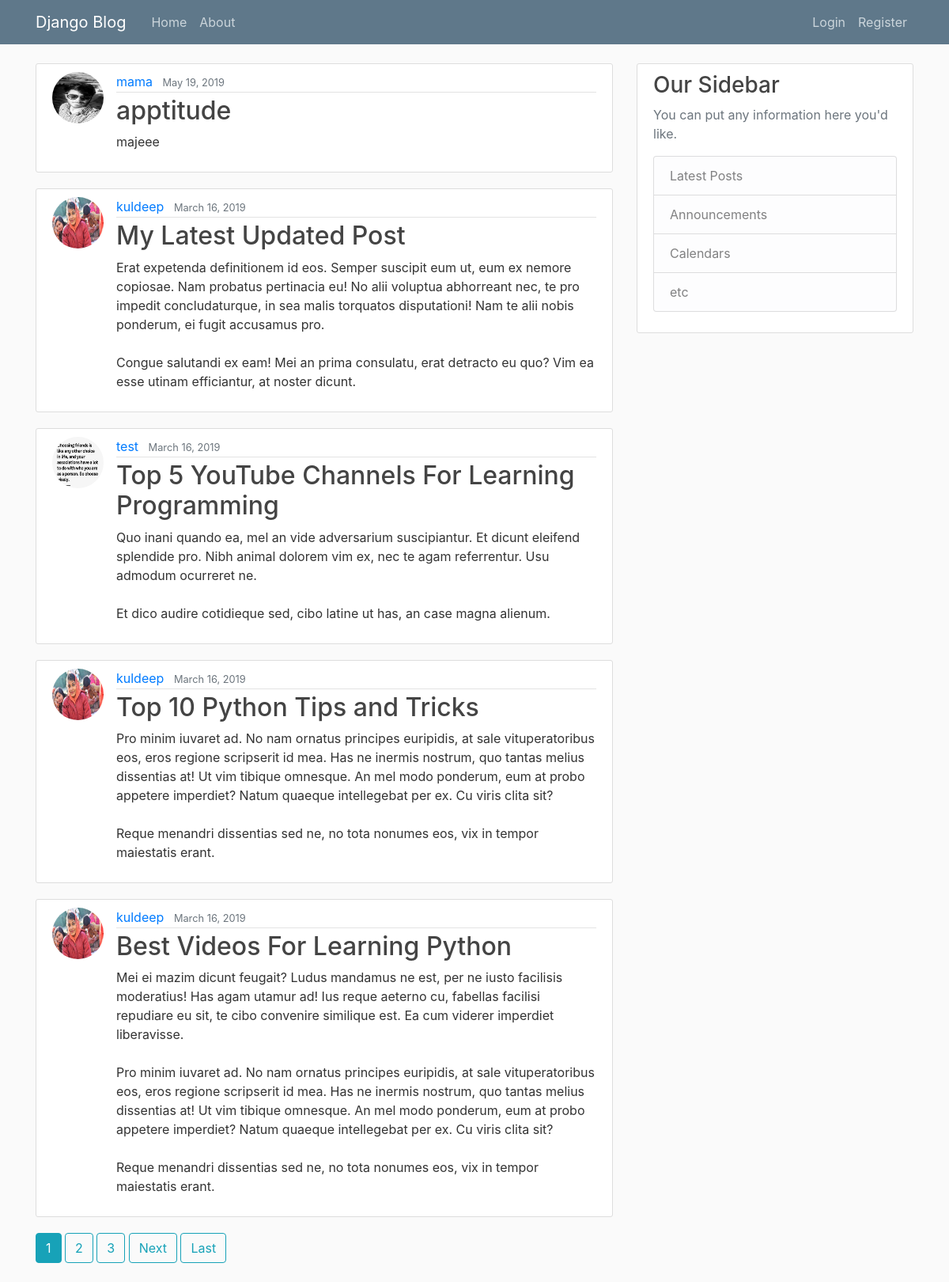
The page / on the database its author committed.
### blog/models.py (models this page shows, shortened)
class Post(models.Model):
    title = models.CharField(max_length=100)
    content = models.TextField()
    date_posted = models.DateTimeField(default=timezone.now)
    author = models.ForeignKey(User, on_delete=models.CASCADE)

### users/models.py (models this page shows, shortened)
class Profile(models.Model):
    user = models.OneToOneField(User, on_delete=models.CASCADE)
    image = models.ImageField(default='default.jpg', upload_to='profile_pics')

### blog/views.py (the view)
# urls.py: path('', PostListView.as_view(),name='blog-home'),
class PostListView(ListView):
    model=Post
    template_name='blog/home.html' #<app>/<model>_<viewtype>.html
    context_object_name='posts'
    ordering=['-date_posted']
    paginate_by=5

### blog/templates/blog/home.html (shortened to what this page needs)
{% extends "blog/base.html" %}
{% block content %}
	{% for posts in posts %}
		<article class="media content-section">
			<img class="rounded-circle article-img" src="{{ posts.author.profile.image.url}}">
			<div class="media-body">
				<div class="article-metadata">
					<a class="mr-2" href="{% url 'user-posts' posts.author.username %}">{{ posts.author }}</a>
					<small class="text-muted">{{ posts.date_posted|date:"F d, Y" }}</small>
				</div>
				<h2><a class="article-title" href="{%url 'post-detail' posts.id %}">{{ posts.title }}</a></h2>
				<p class="article-content">{{ posts.content }}</p>
			</div>
		</article>
	{% endfor %}
	{% if is_paginated %}
      {% for num in page_obj.paginator.page_range %}
        {% if page_obj.number == num %}
          <a class="btn btn-info mb-4" href="?page={{ num }}">{{ num }}</a>
        {% elif num > page_obj.number|add:'-3' and num < page_obj.number|add:'3' %}
          <a class="btn btn-outline-info mb-4" href="?page={{ num }}">{{ num }}</a>
        {% endif %}
      {% endfor %}
      {% if page_obj.has_next %}
        <a class="btn btn-outline-info mb-4" href="?page={{ page_obj.next_page_number }}">Next</a>
        <a class="btn btn-outline-info mb-4" href="?page={{ page_obj.paginator.num_pages }}">Last</a>
      {% endif %}
    {% endif %}
{% endblock content %}

### blog/static/blog/main.css (style rules this page uses)
body { background: #fafafa; color: #333333; margin-top: 5rem; }
h1, h2, h3, h4, h5, h6 { color: #444444; }
.content-section { background: #ffffff; padding: 10px 20px; border: 1px solid #dddddd; border-radius: 3px; margin-bottom: 20px; }
.article-title { color: #444444; }
.article-content { white-space: pre-line; }
.article-img { height: 65px; width: 65px; margin-right: 16px; }
.article-metadata { padding-bottom: 1px; margin-bottom: 4px; border-bottom: 1px solid #e3e3e3 }

### rows shown on the page
Post: author.profile.image (picture), author "mama", date_posted "May 19, 2019", title "apptitude", content "majeee"
Post: author.profile.image (picture), author "kuldeep", date_posted "March 16, 2019", title "My Latest Updated Post", content "Erat expetenda definitionem id eos. Semper suscipit eum ut, eum ex nemore copiosae. Nam probatus pertinacia eu! No alii voluptua abhorreant nec, te pro impedit concludaturque, in sea malis torquatos disputationi! Nam te alii nobis ponderum, ei fugit accusamus pro. Congue salutandi ex eam! Mei an prima consulatu, erat detracto eu quo? Vim ea esse utinam efficiantur, at noster dicunt."
Post: author.profile.image (picture), author "test", date_posted "March 16, 2019", title "Top 5 YouTube Channels For Learning Programming", content "Quo inani quando ea, mel an vide adversarium suscipiantur. Et dicunt eleifend splendide pro. Nibh animal dolorem vim ex, nec te agam referrentur. Usu admodum ocurreret ne. Et dico audire cotidieque sed, cibo latine ut has, an case magna alienum."
Post: author.profile.image (picture), author "kuldeep", date_posted "March 16, 2019", title "Top 10 Python Tips and Tricks", content "Pro minim iuvaret ad. No nam ornatus principes euripidis, at sale vituperatoribus eos, eros regione scripserit id mea. Has ne inermis nostrum, quo tantas melius dissentias at! Ut vim tibique omnesque. An mel modo ponderum, eum at probo appetere imperdiet? Natum quaeque intellegebat per ex. Cu viris clita sit? Reque menandri dissentias sed ne, no tota nonumes eos, vix in tempor maiestatis erant."
Post: author.profile.image (picture), author "kuldeep", date_posted "March 16, 2019", title "Best Videos For Learning Python", content "Mei ei mazim dicunt feugait? Ludus mandamus ne est, per ne iusto facilisis moderatius! Has agam utamur ad! Ius reque aeterno cu, fabellas facilisi repudiare eu sit, te cibo convenire similique est. Ea cum viderer imperdiet liberavisse. Pro minim iuvaret ad. No nam ornatus principes euripidis, at sale vituperatoribus eos, eros regione scripserit id mea. Has ne inermis nostrum, quo tantas melius dissentias at! Ut vim tibique omnesque. An mel modo ponderum, eum at probo appetere imperdiet? Natum quaeque intellegebat per ex. Cu viris clita sit? Reque menandri dissentias sed ne, no tota nonumes eos, vix in tempor maiestatis erant."

### other values the page prints
{{ num }} "1"
{{ num }} "2" "3"
